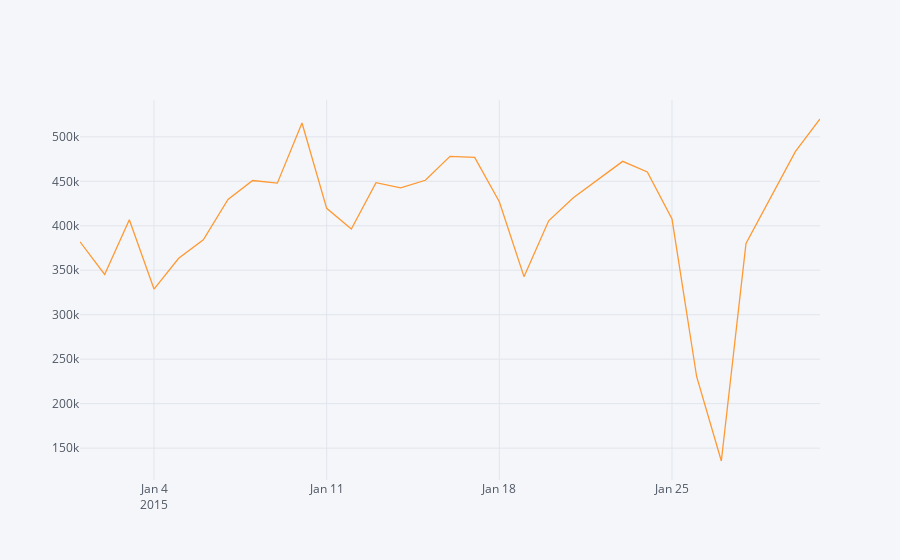

Notebook code for this chart:
### Markdown cell above
#### Date별 Trip 수

### Code cell
df['date'] = df.index.date
df.groupby('date')['cnt'].sum().iplot()

### Figure 1 — Plotly figure (JSON) as saved in the notebook; plotly's stock layout.template omitted (floating-point values rounded to 4 significant figures)
{"data": [{"line": {"color": "rgba(255, 153, 51, 1.0)", "dash": "solid", "shape": "linear", "width": 1.3}, "mode": "lines", "name": "cnt", "text": "", "type": "scatter", "x": ["2015-01-01", "2015-01-02", "2015-01-03", "2015-01-04", "2015-01-05", "2015-01-06", "2015-01-07", "2015-01-08", "2015-01-09", "2015-01-10", "2015-01-11", "2015-01-12", "2015-01-13", "2015-01-14", "2015-01-15", "2015-01-16", "2015-01-17", "2015-01-18", "2015-01-19", "2015-01-20", "2015-01-21", "2015-01-22", "2015-01-23", "2015-01-24", "2015-01-25", "2015-01-26", "2015-01-27", "2015-01-28", "2015-01-29", "2015-01-30", "2015-01-31"], "y": [382014, 345296, 406769, 328848, 363454, 384324, 429653, 450920, 447947, 515540, 419629, 396367, 448517, 442656, 451186, 478124, 476827, 427042, 342795, 405581, 431486, 452108, 472440, 460505, 407579, 230255, 135500, 380192, 431985, 483380, 520067]}], "layout": {"legend": {"bgcolor": "#F5F6F9", "font": {"color": "#4D5663"}}, "paper_bgcolor": "#F5F6F9", "plot_bgcolor": "#F5F6F9", "title": {"font": {"color": "#4D5663"}}, "xaxis": {"gridcolor": "#E1E5ED", "showgrid": true, "tickfont": {"color": "#4D5663"}, "title": {"font": {"color": "#4D5663"}, "text": ""}, "zerolinecolor": "#E1E5ED"}, "yaxis": {"gridcolor": "#E1E5ED", "showgrid": true, "tickfont": {"color": "#4D5663"}, "title": {"font": {"color": "#4D5663"}, "text": ""}, "zerolinecolor": "#E1E5ED"}}}
